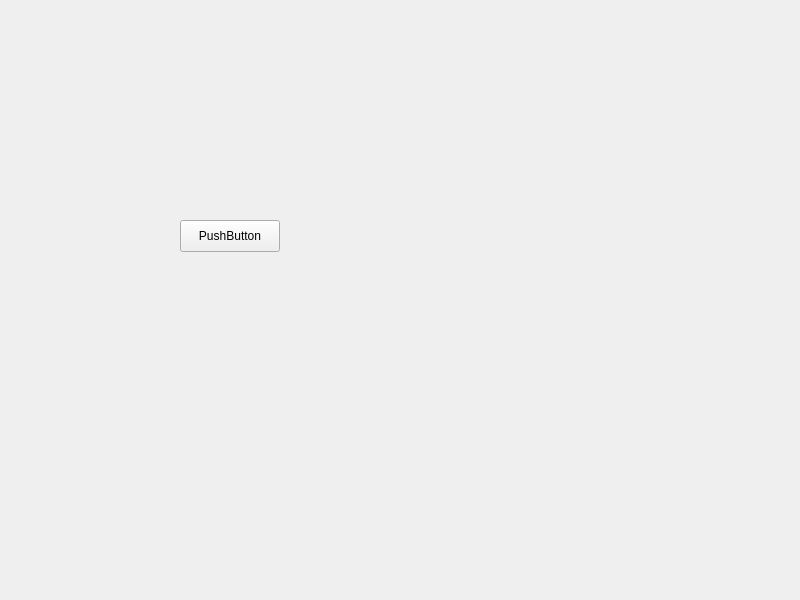
<?xml version="1.0" encoding="UTF-8"?>
<ui version="4.0">
 <class>Widget</class>
 <widget class="QWidget" name="Widget">
  <property name="geometry">
   <rect>
    <x>0</x>
    <y>0</y>
    <width>800</width>
    <height>600</height>
   </rect>
  </property>
  <property name="windowTitle">
   <string>Widget</string>
  </property>
  <widget class="QPushButton" name="pushButton">
   <property name="geometry">
    <rect>
     <x>180</x>
     <y>220</y>
     <width>100</width>
     <height>32</height>
    </rect>
   </property>
   <property name="text">
    <string>PushButton</string>
   </property>
  </widget>
 </widget>
 <resources/>
 <connections/>
</ui>
